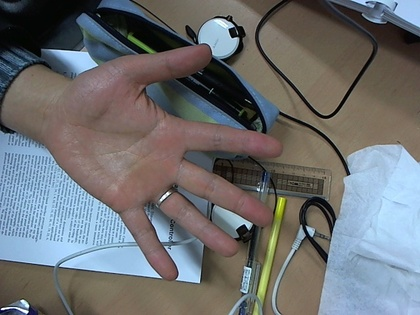
%> input picture sw_dev/matlab/rnd/test/color_science/skin_color/hand_33.jpg, 420 x 315 px, shrunk from 640 x 480 before the run
$ octave test_color_model.m   (GNU Octave 9; MATLAB toolbox functions it lacks are replaced by stand-ins)
%> lines starting %> are read from the running program, lines starting %| are printed output that depends on the picture; in (x1, y1, x2, y2) boxes, pixels count from 0 and x2, y2 are one past the last pixel; in counts of white or black regions, pixels touching at a corner belong together; the program's own positions count from 1
%> further down, img is the input picture: size 315x420x3 uint8; mean R, G, B 108.9, 110.9, 113.1
### sw_dev/matlab/rnd/test/color_analysis/skin_color/gmm_color_model.m
function [ mask ] = gmm_color_model(img, theta)
%> called with theta = 0.5

% [ref] "Statistical Color Models with Application to Skin Color"
% Michael J. Jones & James M. Rehg, IJCV 2002

% mixture of Gaussian skin color model
mu_skin = [
	73.53, 29.94, 17.76
	249.71, 233.94, 217.49
	161.68, 116.25, 96.95
	186.07, 136.62, 114.40
	189.26, 98.37, 51.18
	247.00, 152.20, 90.84
	150.10, 72.66, 37.76
	206.85, 171.09, 156.34
	212.78, 152.82, 120.04
	234.87, 175.43, 138.94
	151.19, 97.74, 74.59
	120.52, 77.55, 59.82
	192.20, 119.62, 82.32
	214.29, 136.08, 87.24
	99.57, 54.33, 38.06
	238.88, 203.08, 176.91
];

sigma_skin = [
	765.40, 121.44, 112.80
	39.94, 154.44, 396.05
	291.03, 60.48, 162.85
	274.95, 64.60, 198.27
	633.18, 222.40, 250.69
	65.23, 691.53, 609.92
	408.63, 200.77, 257.57
	530.08, 155.08, 572.79
	160.57, 84.52, 243.90
	163.80, 121.57, 279.22
	425.40, 73.56, 175.11
	330.45, 70.34, 151.82
	152.76, 92.14, 259.15
	204.90, 140.17, 270.19
	448.13, 90.18, 151.29
	178.38, 156.27, 404.99
];

weight_skin = [
	0.0294
	0.0331
	0.0654
	0.0756
	0.0554
	0.0314
	0.0454
	0.0469
	0.0956
	0.0763
	0.1100
	0.0676
	0.0755
	0.0500
	0.0667
	0.0749
];

% mixture of Gaussian non-skin color model
mu_nonskin = [
	254.37, 254.41, 253.82
	9.39, 8.09, 8.52
	96.57, 96.95, 91.53
	160.44, 162.49, 159.06
	74.98, 63.23, 46.33
	121.83, 60.88, 18.31
	202.18, 154.88, 91.04
	193.06, 201.93, 206.55
	51.88, 57.14, 61.55
	30.88, 26.84, 25.32
	44.97, 85.96, 131.95
	236.02, 236.27, 230.70
	207.86, 191.20, 164.12
	99.83, 148.11, 188.17
	135.06, 131.92, 123.10
	135.96, 103.89, 66.88
];

sigma_nonskin = [
	2.77, 2.81, 5.46
	46.84, 33.59, 32.48
	280.69, 156.79, 436.58
	355.98, 115.89, 591.24
	414.84, 245.95, 361.27
	2502.24, 1383.53, 237.18
	957.42, 1766.94, 1582.52
	562.88, 190.23, 447.28
	344.11, 191.77, 433.40
	222.07, 118.65, 182.41
	651.32, 840.52, 963.67
	225.03, 117.29, 331.95
	494.04, 237.69, 533.52
	955.88, 654.95, 916.70
	350.35, 130.30, 388.43
	806.44, 642.20, 350.36
];

weight_nonskin = [
	0.0637
	0.0516
	0.0864
	0.0636
	0.0747
	0.0365
	0.0349
	0.0649
	0.0656
	0.1189
	0.0362
	0.0849
	0.0368
	0.0389
	0.0943
	0.0477
];

gaussian_count = 16;

constant_skin = weight_skin ./ sqrt((2 * pi)^3 * (sigma_skin(:,1) .* sigma_skin(:,2) .* sigma_skin(:,3)));
constant_nonskin = weight_nonskin ./ sqrt((2 * pi)^3 * (sigma_nonskin(:,1) .* sigma_nonskin(:,2) .* sigma_nonskin(:,3)));

[rows, cols, channels] = size(img);
%> rows = 315; cols = 420; channels = 3
mask = zeros(rows, cols);

for ii = 1:rows
	for jj = 1:cols
		x = double(img(ii, jj, :));
		X = repmat(x(:)', gaussian_count, 1);

		exp_skin = exp(-0.5 * sum((X - mu_skin).^2 ./ sigma_skin, 2));
		exp_nonskin = exp(-0.5 * sum((X - mu_nonskin).^2 ./ sigma_nonskin, 2));


		P_skin = sum(constant_skin .* exp_skin);
		P_nonskin = sum(constant_nonskin .* exp_nonskin);

		if P_skin >= theta * P_nonskin
			mask(ii,jj) = 1;
		end;
	end;
end;
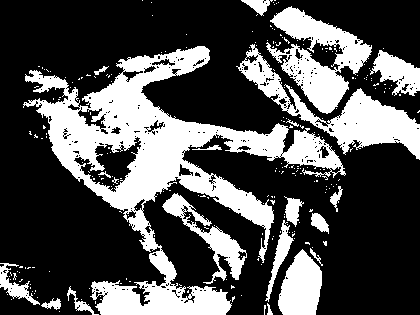
%> mask: size 315x420 double; values 0 (black) and 1 (white), 31.6% white; 241 white regions (221 under 20 px), largest, box (x1, y1, x2, y2) and area: (23, 46, 346, 315) 23426, (236, 44, 420, 160) 5168, (266, 6, 372, 114) 4819

### sw_dev/matlab/rnd/test/skin_color/peer_color_model.m
function [ mask ] = peer_color_model(img, mode)
%> called with mode = 0

% [ref] "Human Skin Colour Clustering for Face Detection"
% Peter Peer, Jure Kovac, & Franc Solina, Eurocon 2003

[rows, cols, channels] = size(img);
mask = zeros(rows, cols);

if mode == 1
	% the skin colour under flashlight or (light) daylight lateral illumination
	% R > 220 && G > 210 && B > 170 &&
	% abs(R - G) > 15 &&
	% R > G && R > B

	for ii = 1:rows
		for jj = 1:cols
			R = img(ii, jj, 1);
			G = img(ii, jj, 2);
			B = img(ii, jj, 3);

			if R > 220 && G > 210 && B > 170 && ...
				abs(R - G) > 15 && R > G && R > B
				mask(ii,jj) = 1;
			end;
		end;
	end;
else
	% the skin colour at uniform daylight illumination
	% R > 95 && G > 40 && B > 20 &&
	% max(R, G, B) - min(R, G, B) > 15 &&
	% abs(R - G) > 15 &&
	% R > G && R > B

	for ii = 1:rows
		for jj = 1:cols
			R = img(ii, jj, 1);
			G = img(ii, jj, 2);
			B = img(ii, jj, 3);

			if R > 95 && G > 40 && B > 20 && ...
				(max(img(ii, jj, :)) - min(img(ii, jj, :))) > 15 && ...
				abs(R - G) > 15 && R > G && R > B
				mask(ii,jj) = 1;
			end;
		end;
	end;
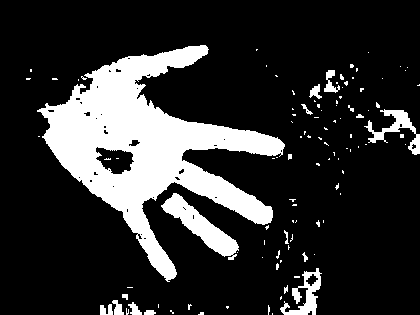
%> mask: size 315x420 double; values 0 (black) and 1 (white), 18.8% white; 107 white regions (89 under 20 px), largest, box (x1, y1, x2, y2) and area: (37, 45, 285, 282) 20238, (161, 193, 239, 260) 1666, (280, 268, 322, 315) 763
end;

### sw_dev/matlab/rnd/test/color_science/skin_color/test_color_model.m
%--------------------------------------------------------------------
img = imread('hand_33.jpg');
%img = imread('hand_34.jpg');
%img = imread('hand_35.jpg');
%img = imread('hand_36.jpg');

theta = 0.5;  % threshold
mask_gmm = gmm_color_model(img, theta);

mode = 0;
mask_peer = peer_color_model(img, mode);

[rows, cols, channels] = size(img);
%> rows = 315; cols = 420; channels = 3
img_masked = img;
for ii = 1:rows
	for jj = 1:cols
		%if mask_gmm(ii,jj) == 0 || mask_peer(ii,jj) == 0
		if mask_gmm(ii,jj) == 0
		%if mask_peer(ii,jj) == 0
			img_masked(ii,jj,:) = [ 0 ; 0 ; 0 ];
		end;
	end;
end;
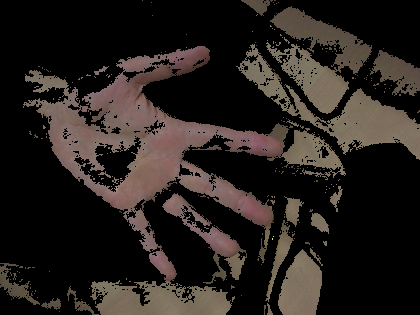
%> img_masked: size 315x420x3 uint8; mean R, G, B 38.2, 32.4, 28.9

figure; imshow(img);
figure; imshow(img_masked);

$ run again, with sw_dev/matlab/rnd/test/color_science/skin_color/hand_34.jpg copied over sw_dev/matlab/rnd/test/color_science/skin_color/hand_33.jpg
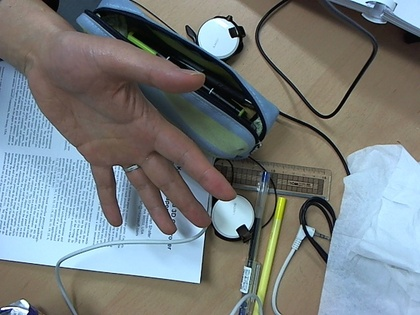
%> input picture sw_dev/matlab/rnd/test/color_science/skin_color/hand_34.jpg, 420 x 315 px, shrunk from 640 x 480 before the run
%> img is the input picture: size 315x420x3 uint8; mean R, G, B 119.4, 126.2, 127.6
%> after the loop in gmm_color_model, `for ii = 1:rows`:
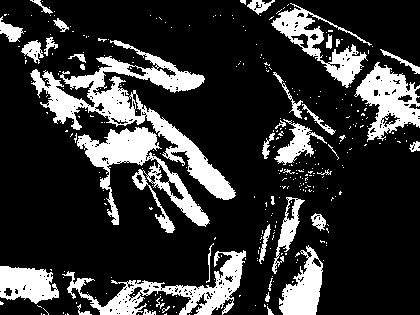
%> mask: size 315x420 double; values 0 (black) and 1 (white), 20.7% white; 330 white regions (289 under 20 px), largest, box (x1, y1, x2, y2) and area: (30, 40, 236, 200) 6998, (77, 127, 210, 233) 4014, (62, 250, 246, 315) 3358
%> after the loop `for ii = 1:rows`:
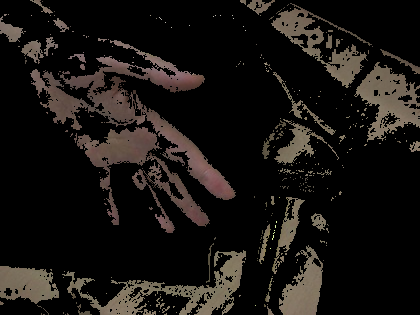
%> img_masked: size 315x420x3 uint8; mean R, G, B 24.1, 20.8, 18.1

$ run again, with sw_dev/matlab/rnd/test/color_science/skin_color/hand_35.jpg copied over sw_dev/matlab/rnd/test/color_science/skin_color/hand_33.jpg
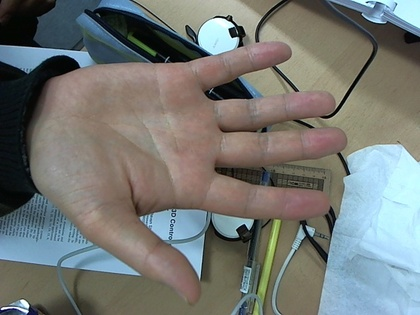
%> input picture sw_dev/matlab/rnd/test/color_science/skin_color/hand_35.jpg, 420 x 315 px, shrunk from 640 x 480 before the run
%> img is the input picture: size 315x420x3 uint8; mean R, G, B 116.3, 119.4, 116
%> after the loop in gmm_color_model, `for ii = 1:rows`:
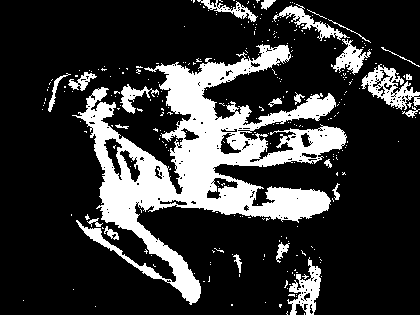
%> mask: size 315x420 double; values 0 (black) and 1 (white), 21.3% white; 293 white regions (269 under 20 px), largest, box (x1, y1, x2, y2) and area: (72, 44, 347, 305) 22243, (361, 64, 420, 110) 1100, (287, 257, 321, 315) 861
%> after the loop `for ii = 1:rows`:
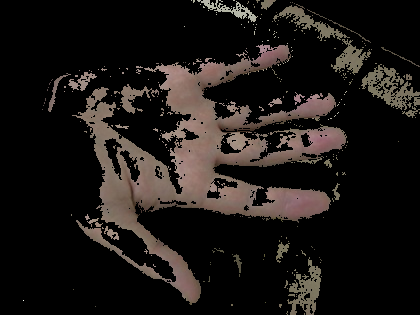
%> img_masked: size 315x420x3 uint8; mean R, G, B 28.2, 24, 21.6

$ run again, with sw_dev/matlab/rnd/test/color_science/skin_color/hand_36.jpg copied over sw_dev/matlab/rnd/test/color_science/skin_color/hand_33.jpg
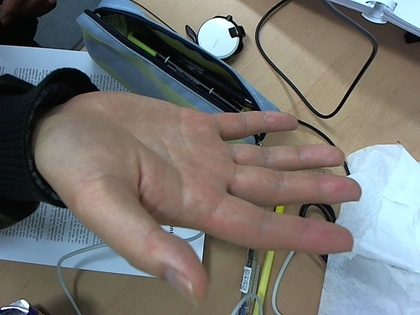
%> input picture sw_dev/matlab/rnd/test/color_science/skin_color/hand_36.jpg, 420 x 315 px, shrunk from 640 x 480 before the run
%> img is the input picture: size 315x420x3 uint8; mean R, G, B 115.8, 114.3, 111
%> after the loop in gmm_color_model, `for ii = 1:rows`:
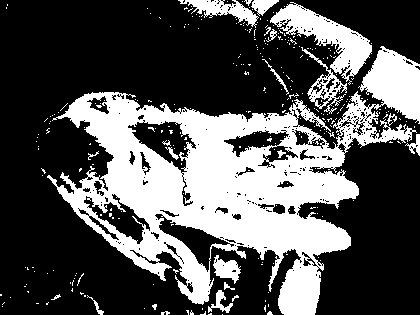
%> mask: size 315x420 double; values 0 (black) and 1 (white), 33% white; 297 white regions (274 under 20 px), largest, box (x1, y1, x2, y2) and area: (47, 46, 420, 315) 37001, (270, 2, 372, 85) 2817, (178, 0, 259, 28) 863
%> after the loop `for ii = 1:rows`:
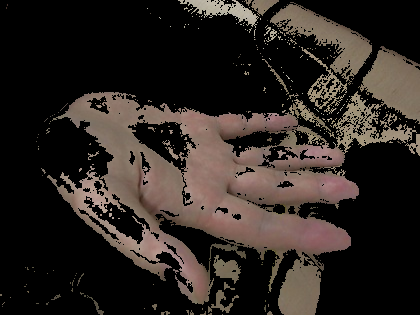
%> img_masked: size 315x420x3 uint8; mean R, G, B 45, 37.9, 33.7
